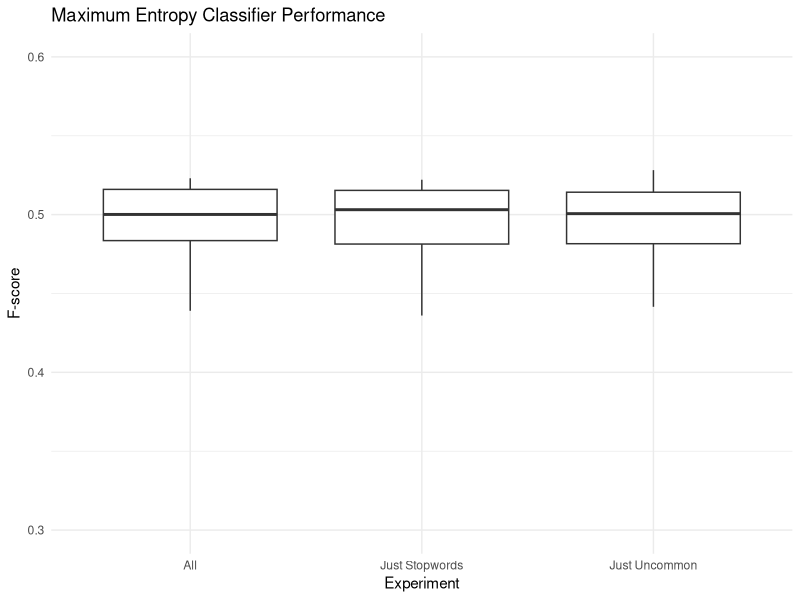

R code for this plot:

library(ggplot2)

#data <- read.table("box.csv", header=TRUE, col.names=c("y"))
#data <- read.table("box.csv", col.names=c("X", "F"))
data <- read.csv("boxplot.csv", header=TRUE)

print(data)

chart_title <- "Maximum Entropy Classifier Performance"
xlab <- "Experiment"
ylab <- "F-score"
groups <- c("All", "Just Stopwords", "Just Uncommon", "Just Normalization", "Baseline")

p <- ggplot(data, aes(x=factor(Label), y=F)) + geom_boxplot()
p = p + scale_x_discrete(xlab, labels=groups)
p = p + scale_y_continuous(ylab, limits=c(0.30, 0.60))
p = p + ggtitle(chart_title)
p = p + theme_minimal()
p # Draw that sucker
